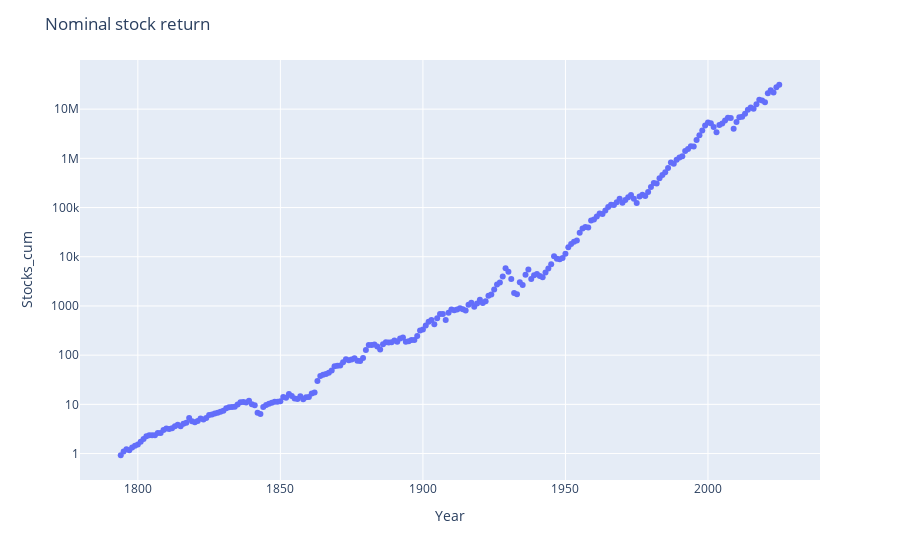

Notebook cell for this chart:
### Markdown cell above
## Stocks

The below chart shows the hypothetical return of 1 dollar invested in 1793 through the start of 2022. This does not adjust for inflation and is referred to as the nominal return.

### Code cell
fig = px.scatter(df, x=df.index, y='Stocks_cum', log_y=True)
fig.update_layout(title="Nominal stock return")

### Figure 1 — Plotly figure (JSON) as saved in the notebook; plotly's stock layout.template omitted (floating-point values rounded to 4 significant figures; data arrays with more than 128 entries replaced by an {"elided": "..."} marker saying what was removed)
{"data": [{"hovertemplate": "Year=%{x}<br>Stocks_cum=%{y}<extra></extra>", "legendgroup": "", "marker": {"color": "#636efa", "symbol": "circle"}, "mode": "markers", "name": "", "orientation": "v", "showlegend": false, "type": "scatter", "x": {"elided": "232 str values"}, "xaxis": "x", "y": {"elided": "232 float values"}, "yaxis": "y"}], "layout": {"autosize": true, "legend": {"tracegroupgap": 0}, "margin": {"t": 60}, "title": {"text": "Nominal stock return"}, "xaxis": {"anchor": "y", "autorange": true, "domain": [0, 1], "range": ["1779-09-01 15:08:21.7774", "2039-05-03 08:51:38.2226"], "title": {"text": "Year"}, "type": "date"}, "yaxis": {"anchor": "x", "autorange": true, "domain": [0, 1], "range": [-0.6176, 8.079], "title": {"text": "Stocks_cum"}, "type": "log"}}}
